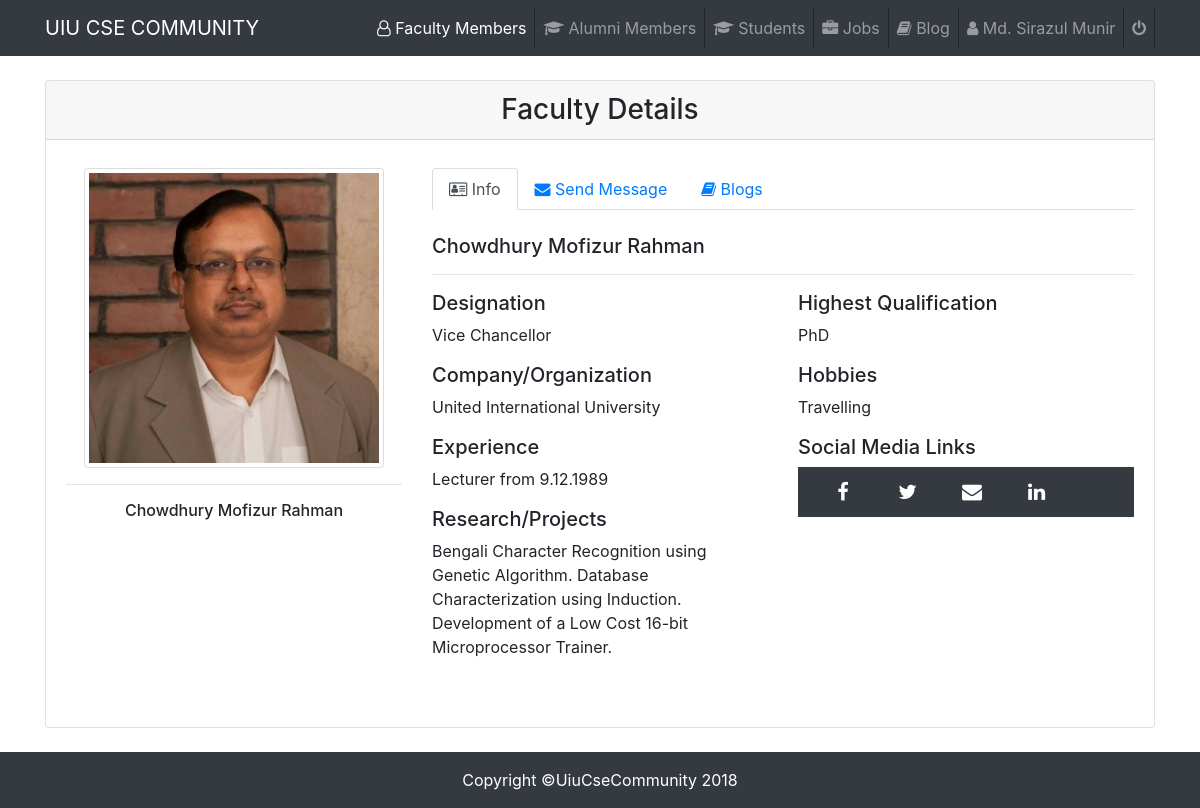
Screenshot of /Student/facultyDetails.php?id=4 (signed in) with the database file from the repository.
### tables this page shows
CREATE TABLE `student` (
  `id` int(11) NOT NULL,
  `name` varchar(100) NOT NULL,
  `designation` varchar(500) NOT NULL,
  `email` varchar(100) NOT NULL,
  `sID` varchar(10) NOT NULL,
  `fID` varchar(100) NOT NULL,
  `tID` varchar(100) NOT NULL,
  `inID` varchar(100) NOT NULL,
  `address` varchar(100) NOT NULL,
  `hobby` varchar(500) NOT NULL,
  `blood` varchar(50) NOT NULL,
  `projects` varchar(500) NOT NULL,
  `password` varchar(20) NOT NULL,
  `sPhoto` varchar(500) NOT NULL
);

CREATE TABLE `faculty` (
  `id` int(11) NOT NULL,
  `name` varchar(100) NOT NULL,
  `designation` varchar(100) NOT NULL,
  `email` varchar(100) NOT NULL,
  `qualification` varchar(50) NOT NULL,
  `company` varchar(50) NOT NULL,
  `experience` varchar(100) NOT NULL,
  `projects` varchar(500) NOT NULL,
  `hobby` varchar(100) NOT NULL,
  `fbID` varchar(500) NOT NULL,
  `twitterID` varchar(500) NOT NULL,
  `linkedInID` varchar(500) NOT NULL,
  `password` varchar(20) NOT NULL,
  `facultyPhoto` varchar(500) NOT NULL
);

### Student/facultyDetails.php (the view, shortened to what this page needs)
<?php
    require_once ('../dbConnect.php');
    $user = $_SESSION['email'];
    $sql1 = $conn->query("SELECT * FROM `student` WHERE (email = '$user') ");
    $result1 = mysqli_fetch_array($sql1);
    $id = $_GET['id'];
    $row1 = $conn->query("SELECT * FROM `faculty` WHERE (id='$id' )");
    $result2 = mysqli_fetch_array($row1);
 ?>
<!DOCTYPE html>
<html lang="en">
  <head>
    <link href="vendor/bootstrap/css/bootstrap.min.css" rel="stylesheet">
    <link href="css/blog-home.css" rel="stylesheet">
    <link rel="stylesheet" type="text/css" href="css/custom.css">
    <link rel="stylesheet" href="https://cdnjs.cloudflare.com/ajax/libs/font-awesome/4.7.0/css/font-awesome.min.css">
    <link href="http://maxcdn.bootstrapcdn.com/font-awesome/4.2.0/css/font-awesome.min.css" rel="stylesheet">
    <link rel="stylesheet" type="text/css" href="css/socialicon.css">
  </head>
  <body>
   <nav class="navbar navbar-expand-lg navbar-dark bg-dark fixed-top">
      <div class="container">
        <a class="navbar-brand" href="#">UIU CSE COMMUNITY</a>
        <div class="collapse navbar-collapse" id="navbarResponsive">
          <ul class="navbar-nav ml-auto">
            <li class="nav-item active" style="border-right: 1px solid;">
              <a class="nav-link" href="faculty.php"><i class="fa fa-user-o" aria-hidden="true"></i> Faculty Members<span class="sr-only">(current)</span></a>
            </li>
            <li class="nav-item" style="border-right: 1px solid;">
              <a class="nav-link" href="alumni.php"><i class="fa fa-graduation-cap" aria-hidden="true"></i> Alumni Members</a>
            </li>
            <li class="nav-item" style="border-right: 1px solid;">
              <a class="nav-link" href="students.php"><i class="fa fa-graduation-cap" aria-hidden="true"></i> Students</a>
            </li>
            <li class="nav-item" style="border-right: 1px solid;">
              <a class="nav-link" href="job/job.php"><i class="fa fa-briefcase" aria-hidden="true"></i> Jobs</a>
            </li>
            <li class="nav-item" style="border-right: 1px solid;">
              <a class="nav-link" href="blog/blog.php"><i class="fa fa-book" aria-hidden="true"></i> Blog</a>
            </li>
            <li class="nav-item" style="border-right: 1px solid;">
              <a class="nav-link" href="timeline.php"><i class="fa fa-user" aria-hidden="true"></i> <?php echo $result1['name']; ?></a>
            </li>
            <li class="nav-item" style="border-right: 1px solid;">
              <a class="nav-link" href="logout.php"><i class="fa fa-power-off" aria-hidden="true"></i></a>
            </li>
          </ul>
        </div>
      </div>
    </nav>
    <div class="container">
      <div class="card my-4">
          <h3 align="center" class="card-header">Faculty Details</h3>
          <div class="card-body">
            <div class="row my-2">
                <div class="col-lg-8 order-lg-2">
                    <ul class="nav nav-tabs">
                        <li class="nav-item">
                            <a href="" data-target="#profile" data-toggle="tab" class="nav-link active"><i class="fa fa-address-card-o" aria-hidden="true"></i> Info</a>
                        </li>
                        <li class="nav-item">
                            <a href="" data-target="#messages" data-toggle="tab" class="nav-link"><i class="fa fa-envelope" aria-hidden="true"></i> Send Message</a>
                        </li>
                        <li class="nav-item">
                            <a href="" data-target="#blog" data-toggle="tab" class="nav-link"><i class="fa fa-book" aria-hidden="true"></i> Blogs</a>
                        </li>
                    </ul>
                    <div class="tab-content py-4">
                        <div class="tab-pane active" id="profile">
                          <h5 class="mb-3"><?php echo $result2['name']; ?></h5>
                          <hr>
                          <div class="row">
                              <div class="col-md-6">
                                  <h5>Designation</h5>
                                  <p><?php echo $result2['designation']; ?></p>
                                  <h5>Company/Organization</h5>
                                  <p> <?php echo $result2['company']; ?></p>
                                  <h5>Experience</h5>
                                  <p><?php echo $result2['experience']; ?></p>
                                  <h5>Research/Projects</h5>
                                  <p><?php echo $result2['projects']; ?></p>
                              </div>
                              <div class="col-md-6">
                                  <h5>Highest Qualification</h5>
                                  <p> <?php echo $result2['qualification']; ?></p>
                                  <h5>Hobbies</h5>
                                  <p> <?php echo $result2['hobby']; ?></p>
                                  <h5>Social Media Links</h5>
                                  <div class="col-md-12 bg-dark">
                                      <ul class="social-network social-circle">
                                          <li><a href="#" class="icoFacebook" title="Facebook"><i class="fa fa-facebook"></i></a></li>
                                          <li><a href="#" class="icoTwitter" title="Twitter"><i class="fa fa-twitter"></i></a></li>
                                          <li><a href="#" class="icoGoogle" title="Email"><i class="fa fa-envelope"></i></a></li>
                                          <li><a href="#" class="icoLinkedin" title="Linkedin"><i class="fa fa-linkedin"></i></a></li>
                                      </ul>
                                  </div>
                              </div>
                          </div>
                        </div>
                    </div>
                </div>
                <div class="col-lg-4 order-lg-1 text-center">
                    <img class="img-thumbnail avatar avatar-original" style="-webkit-user-select:none; display:block; margin:auto;"  width="300" height="250" <?php echo "<img src='../Photos/".$result2['facultyPhoto']."'> "; ?><hr>
                    <h6 class="mt-2"><?php echo $result2['name']; ?></h6>
                </div>
             </div>
          </div>
      </div>
  </div>
    <footer class="py-3 bg-dark">
      <div class="container">
        <p class="m-0 text-center text-white">Copyright &copy;UiuCseCommunity 2018</p>
      </div>
    </footer>
  </body>
</html>

### Student/css/blog-home.css (style rules this page uses)
body { padding-top: 54px; }
@media (min-width: 992px) { body { padding-top: 56px; } }

### rows the page displays
student: name "Md. Sirazul Munir"
faculty: name "Chowdhury Mofizur Rahman", designation "Vice Chancellor", company "United International University", experience "Lecturer from 9.12.1989", projects "Bengali Character Recognition using Genetic Algorithm. Database Characterization using Induction. Development of a Low Cost 16-bit Microprocessor Trainer.", qualification "PhD", hobby "Travelling", facultyPhoto (picture)
